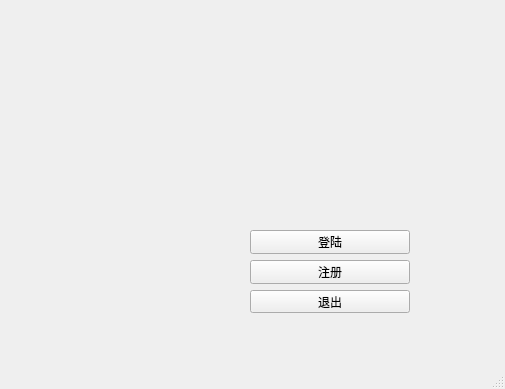
<?xml version="1.0" encoding="UTF-8"?>
<ui version="4.0">
 <class>MainWindow</class>
 <widget class="QMainWindow" name="MainWindow">
  <property name="geometry">
   <rect>
    <x>0</x>
    <y>0</y>
    <width>505</width>
    <height>389</height>
   </rect>
  </property>
  <property name="windowTitle">
   <string>MainWindow</string>
  </property>
  <property name="autoFillBackground">
   <bool>true</bool>
  </property>
  <widget class="QWidget" name="centralwidget">
   <widget class="QWidget" name="verticalLayoutWidget">
    <property name="geometry">
     <rect>
      <x>250</x>
      <y>230</y>
      <width>160</width>
      <height>83</height>
     </rect>
    </property>
    <layout class="QVBoxLayout" name="verticalLayout">
     <item>
      <widget class="QPushButton" name="btn_login">
       <property name="text">
        <string>登陆</string>
       </property>
      </widget>
     </item>
     <item>
      <widget class="QPushButton" name="btn_register">
       <property name="text">
        <string>注册</string>
       </property>
      </widget>
     </item>
     <item>
      <widget class="QPushButton" name="btn_exit">
       <property name="text">
        <string>退出</string>
       </property>
      </widget>
     </item>
    </layout>
   </widget>
  </widget>
  <widget class="QStatusBar" name="statusbar"/>
 </widget>
 <resources/>
 <connections/>
</ui>
